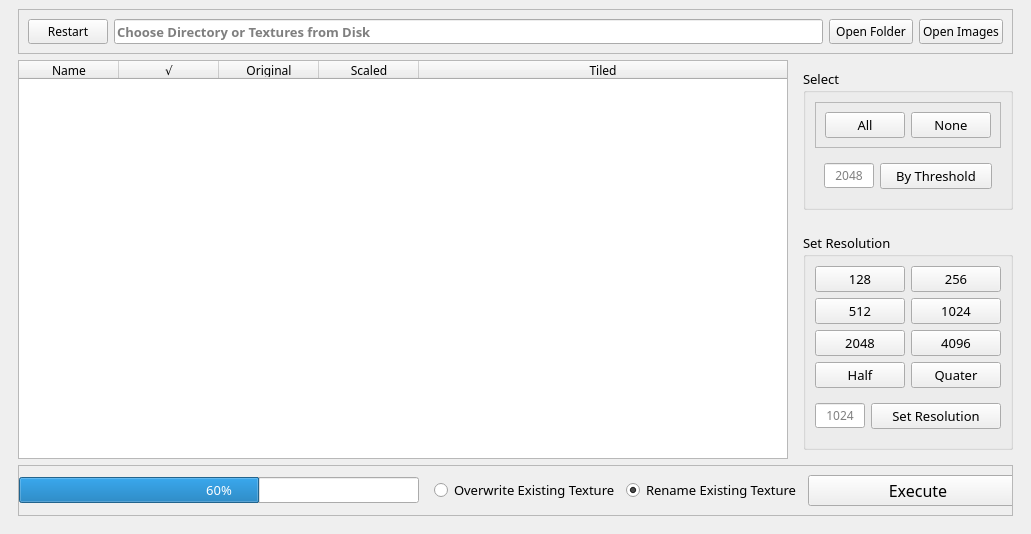
<?xml version="1.0" encoding="UTF-8"?>
<ui version="4.0">
 <class>MainWindow</class>
 <widget class="QMainWindow" name="MainWindow">
  <property name="geometry">
   <rect>
    <x>0</x>
    <y>0</y>
    <width>1031</width>
    <height>534</height>
   </rect>
  </property>
  <property name="minimumSize">
   <size>
    <width>1000</width>
    <height>0</height>
   </size>
  </property>
  <property name="font">
   <font>
    <pointsize>10</pointsize>
    <stylestrategy>PreferAntialias</stylestrategy>
   </font>
  </property>
  <property name="windowTitle">
   <string>Texture Scaler</string>
  </property>
  <property name="frameShape" stdset="0">
   <string>NoFrame</string>
  </property>
  <widget class="QWidget" name="centralwidget">
   <property name="font">
    <font>
     <family>Franklin Gothic Medium Cond</family>
     <pointsize>10</pointsize>
     <stylestrategy>PreferAntialias</stylestrategy>
    </font>
   </property>
   <layout class="QVBoxLayout" name="verticalLayout_4">
    <property name="spacing">
     <number>0</number>
    </property>
    <property name="leftMargin">
     <number>0</number>
    </property>
    <property name="topMargin">
     <number>0</number>
    </property>
    <property name="rightMargin">
     <number>0</number>
    </property>
    <property name="bottomMargin">
     <number>0</number>
    </property>
    <item>
     <widget class="QFrame" name="frame">
      <property name="font">
       <font>
        <family>Franklin Gothic Medium Cond</family>
        <pointsize>10</pointsize>
        <stylestrategy>PreferAntialias</stylestrategy>
       </font>
      </property>
      <layout class="QHBoxLayout" name="horizontalLayout_7">
       <item>
        <widget class="QFrame" name="frame_2">
         <property name="font">
          <font>
           <family>Franklin Gothic Medium Cond</family>
           <pointsize>10</pointsize>
           <stylestrategy>PreferAntialias</stylestrategy>
          </font>
         </property>
         <layout class="QVBoxLayout" name="verticalLayout">
          <property name="leftMargin">
           <number>9</number>
          </property>
          <property name="topMargin">
           <number>0</number>
          </property>
          <property name="rightMargin">
           <number>9</number>
          </property>
          <property name="bottomMargin">
           <number>9</number>
          </property>
          <item>
           <widget class="QFrame" name="frame_3">
            <property name="font">
             <font>
              <family>Franklin Gothic Medium Cond</family>
              <pointsize>9</pointsize>
              <stylestrategy>PreferAntialias</stylestrategy>
             </font>
            </property>
            <property name="frameShape">
             <enum>QFrame::StyledPanel</enum>
            </property>
            <property name="frameShadow">
             <enum>QFrame::Sunken</enum>
            </property>
            <layout class="QHBoxLayout" name="horizontalLayout_2">
             <property name="leftMargin">
              <number>9</number>
             </property>
             <property name="topMargin">
              <number>9</number>
             </property>
             <item>
              <widget class="QPushButton" name="restart_btn">
               <property name="minimumSize">
                <size>
                 <width>50</width>
                 <height>0</height>
                </size>
               </property>
               <property name="font">
                <font>
                 <family>Franklin Gothic Medium Cond</family>
                 <pointsize>9</pointsize>
                 <stylestrategy>PreferAntialias</stylestrategy>
                </font>
               </property>
               <property name="text">
                <string>Restart</string>
               </property>
               <property name="icon">
                <iconset resource="icons.qrc">
                 <normaloff>:/icon_ant/icons/ant-svg/reload 30.svg</normaloff>:/icon_ant/icons/ant-svg/reload 30.svg</iconset>
               </property>
              </widget>
             </item>
             <item>
              <widget class="QLineEdit" name="path_label">
               <property name="minimumSize">
                <size>
                 <width>0</width>
                 <height>25</height>
                </size>
               </property>
               <property name="maximumSize">
                <size>
                 <width>16777215</width>
                 <height>25</height>
                </size>
               </property>
               <property name="font">
                <font>
                 <family>Franklin Gothic Medium Cond</family>
                 <pointsize>10</pointsize>
                 <weight>75</weight>
                 <bold>true</bold>
                 <stylestrategy>PreferAntialias</stylestrategy>
                </font>
               </property>
               <property name="dragEnabled">
                <bool>true</bool>
               </property>
               <property name="readOnly">
                <bool>true</bool>
               </property>
               <property name="placeholderText">
                <string>Choose Directory or Textures from Disk</string>
               </property>
              </widget>
             </item>
             <item>
              <widget class="QPushButton" name="open_path_btn">
               <property name="minimumSize">
                <size>
                 <width>84</width>
                 <height>0</height>
                </size>
               </property>
               <property name="font">
                <font>
                 <family>Franklin Gothic Medium Cond</family>
                 <pointsize>9</pointsize>
                 <stylestrategy>PreferAntialias</stylestrategy>
                </font>
               </property>
               <property name="text">
                <string>Open Folder</string>
               </property>
               <property name="icon">
                <iconset resource="icons.qrc">
                 <normaloff>:/icon_ant/icons/ant-svg/folder-open-fill 363.svg</normaloff>:/icon_ant/icons/ant-svg/folder-open-fill 363.svg</iconset>
               </property>
               <property name="iconSize">
                <size>
                 <width>60</width>
                 <height>20</height>
                </size>
               </property>
              </widget>
             </item>
             <item>
              <widget class="QPushButton" name="open_file_btn">
               <property name="minimumSize">
                <size>
                 <width>84</width>
                 <height>0</height>
                </size>
               </property>
               <property name="font">
                <font>
                 <family>Franklin Gothic Medium Cond</family>
                 <pointsize>9</pointsize>
                 <stylestrategy>PreferAntialias</stylestrategy>
                </font>
               </property>
               <property name="text">
                <string>Open Images</string>
               </property>
               <property name="icon">
                <iconset resource="icons.qrc">
                 <normaloff>:/icon_ant/icons/ant-svg/file-copy-fill 357.svg</normaloff>:/icon_ant/icons/ant-svg/file-copy-fill 357.svg</iconset>
               </property>
               <property name="iconSize">
                <size>
                 <width>60</width>
                 <height>20</height>
                </size>
               </property>
              </widget>
             </item>
            </layout>
           </widget>
          </item>
          <item>
           <widget class="QFrame" name="frame_4">
            <property name="styleSheet">
             <string notr="true"/>
            </property>
            <layout class="QHBoxLayout" name="horizontalLayout_3">
             <property name="leftMargin">
              <number>0</number>
             </property>
             <property name="topMargin">
              <number>0</number>
             </property>
             <property name="rightMargin">
              <number>0</number>
             </property>
             <property name="bottomMargin">
              <number>0</number>
             </property>
             <item>
              <widget class="QTableWidget" name="tableWidget">
               <property name="sizePolicy">
                <sizepolicy hsizetype="Expanding" vsizetype="Expanding">
                 <horstretch>0</horstretch>
                 <verstretch>0</verstretch>
                </sizepolicy>
               </property>
               <property name="minimumSize">
                <size>
                 <width>550</width>
                 <height>0</height>
                </size>
               </property>
               <property name="maximumSize">
                <size>
                 <width>1000</width>
                 <height>16777215</height>
                </size>
               </property>
               <property name="font">
                <font>
                 <family>Franklin Gothic Medium Cond</family>
                 <pointsize>9</pointsize>
                 <stylestrategy>PreferAntialias</stylestrategy>
                 <kerning>true</kerning>
                </font>
               </property>
               <property name="styleSheet">
                <string notr="true">selection-background-color: rgb(204, 232, 255);</string>
               </property>
               <property name="editTriggers">
                <set>QAbstractItemView::NoEditTriggers</set>
               </property>
               <property name="showDropIndicator" stdset="0">
                <bool>false</bool>
               </property>
               <property name="dragEnabled">
                <bool>false</bool>
               </property>
               <property name="alternatingRowColors">
                <bool>true</bool>
               </property>
               <property name="selectionBehavior">
                <enum>QAbstractItemView::SelectRows</enum>
               </property>
               <property name="verticalScrollMode">
                <enum>QAbstractItemView::ScrollPerPixel</enum>
               </property>
               <property name="horizontalScrollMode">
                <enum>QAbstractItemView::ScrollPerPixel</enum>
               </property>
               <property name="gridStyle">
                <enum>Qt::DashLine</enum>
               </property>
               <property name="sortingEnabled">
                <bool>false</bool>
               </property>
               <property name="wordWrap">
                <bool>false</bool>
               </property>
               <attribute name="horizontalHeaderCascadingSectionResizes">
                <bool>true</bool>
               </attribute>
               <attribute name="horizontalHeaderStretchLastSection">
                <bool>true</bool>
               </attribute>
               <attribute name="verticalHeaderVisible">
                <bool>true</bool>
               </attribute>
               <attribute name="verticalHeaderCascadingSectionResizes">
                <bool>true</bool>
               </attribute>
               <column>
                <property name="text">
                 <string>Name</string>
                </property>
                <property name="font">
                 <font/>
                </property>
                <property name="textAlignment">
                 <set>AlignCenter</set>
                </property>
               </column>
               <column>
                <property name="text">
                 <string>√</string>
                </property>
                <property name="font">
                 <font/>
                </property>
                <property name="textAlignment">
                 <set>AlignCenter</set>
                </property>
               </column>
               <column>
                <property name="text">
                 <string>Original</string>
                </property>
                <property name="font">
                 <font/>
                </property>
                <property name="textAlignment">
                 <set>AlignCenter</set>
                </property>
                <property name="background">
                 <color alpha="120">
                  <red>116</red>
                  <green>151</green>
                  <blue>156</blue>
                 </color>
                </property>
               </column>
               <column>
                <property name="text">
                 <string>Scaled</string>
                </property>
                <property name="font">
                 <font/>
                </property>
                <property name="textAlignment">
                 <set>AlignCenter</set>
                </property>
               </column>
               <column>
                <property name="text">
                 <string>Tiled</string>
                </property>
                <property name="font">
                 <font/>
                </property>
                <property name="textAlignment">
                 <set>AlignCenter</set>
                </property>
               </column>
              </widget>
             </item>
             <item>
              <widget class="QFrame" name="frame_6">
               <property name="sizePolicy">
                <sizepolicy hsizetype="Fixed" vsizetype="Preferred">
                 <horstretch>0</horstretch>
                 <verstretch>0</verstretch>
                </sizepolicy>
               </property>
               <layout class="QVBoxLayout" name="verticalLayout_2">
                <property name="rightMargin">
                 <number>0</number>
                </property>
                <item>
                 <widget class="QGroupBox" name="groupBox">
                  <property name="font">
                   <font>
                    <family>Franklin Gothic Medium Cond</family>
                    <pointsize>10</pointsize>
                    <stylestrategy>PreferAntialias</stylestrategy>
                   </font>
                  </property>
                  <property name="title">
                   <string>Select</string>
                  </property>
                  <layout class="QVBoxLayout" name="verticalLayout_5">
                   <item>
                    <widget class="QFrame" name="frame_9">
                     <property name="frameShape">
                      <enum>QFrame::StyledPanel</enum>
                     </property>
                     <property name="frameShadow">
                      <enum>QFrame::Raised</enum>
                     </property>
                     <layout class="QHBoxLayout" name="horizontalLayout">
                      <item>
                       <widget class="QPushButton" name="select_all_btn">
                        <property name="font">
                         <font>
                          <family>Franklin Gothic Medium Cond</family>
                          <pointsize>10</pointsize>
                          <stylestrategy>PreferAntialias</stylestrategy>
                         </font>
                        </property>
                        <property name="text">
                         <string>All</string>
                        </property>
                       </widget>
                      </item>
                      <item>
                       <widget class="QPushButton" name="select_none_btn">
                        <property name="font">
                         <font>
                          <family>Franklin Gothic Medium Cond</family>
                          <pointsize>10</pointsize>
                          <stylestrategy>PreferAntialias</stylestrategy>
                         </font>
                        </property>
                        <property name="text">
                         <string>None</string>
                        </property>
                       </widget>
                      </item>
                     </layout>
                    </widget>
                   </item>
                   <item>
                    <widget class="QFrame" name="frame_7">
                     <property name="sizePolicy">
                      <sizepolicy hsizetype="Preferred" vsizetype="Preferred">
                       <horstretch>0</horstretch>
                       <verstretch>0</verstretch>
                      </sizepolicy>
                     </property>
                     <layout class="QHBoxLayout" name="horizontalLayout_5">
                      <item>
                       <widget class="QLineEdit" name="size_thres_entry">
                        <property name="sizePolicy">
                         <sizepolicy hsizetype="Expanding" vsizetype="Fixed">
                          <horstretch>0</horstretch>
                          <verstretch>0</verstretch>
                         </sizepolicy>
                        </property>
                        <property name="minimumSize">
                         <size>
                          <width>40</width>
                          <height>0</height>
                         </size>
                        </property>
                        <property name="maximumSize">
                         <size>
                          <width>50</width>
                          <height>16777215</height>
                         </size>
                        </property>
                        <property name="font">
                         <font>
                          <family>Franklin Gothic Medium Cond</family>
                          <pointsize>9</pointsize>
                          <stylestrategy>PreferAntialias</stylestrategy>
                         </font>
                        </property>
                        <property name="text">
                         <string/>
                        </property>
                        <property name="maxLength">
                         <number>5</number>
                        </property>
                        <property name="alignment">
                         <set>Qt::AlignCenter</set>
                        </property>
                        <property name="placeholderText">
                         <string>2048</string>
                        </property>
                        <property name="clearButtonEnabled">
                         <bool>false</bool>
                        </property>
                       </widget>
                      </item>
                      <item>
                       <widget class="QPushButton" name="set_thres_btn">
                        <property name="font">
                         <font>
                          <family>Franklin Gothic Medium Cond</family>
                          <pointsize>10</pointsize>
                          <stylestrategy>PreferAntialias</stylestrategy>
                         </font>
                        </property>
                        <property name="text">
                         <string>By Threshold</string>
                        </property>
                       </widget>
                      </item>
                     </layout>
                    </widget>
                   </item>
                  </layout>
                 </widget>
                </item>
                <item>
                 <spacer name="verticalSpacer">
                  <property name="orientation">
                   <enum>Qt::Vertical</enum>
                  </property>
                  <property name="sizeHint" stdset="0">
                   <size>
                    <width>20</width>
                    <height>40</height>
                   </size>
                  </property>
                 </spacer>
                </item>
                <item>
                 <widget class="QGroupBox" name="set_res_group">
                  <property name="font">
                   <font>
                    <family>Franklin Gothic Medium Cond</family>
                    <pointsize>10</pointsize>
                    <stylestrategy>PreferAntialias</stylestrategy>
                   </font>
                  </property>
                  <property name="title">
                   <string>Set Resolution</string>
                  </property>
                  <layout class="QVBoxLayout" name="verticalLayout_3">
                   <item>
                    <layout class="QGridLayout" name="gridLayout">
                     <item row="1" column="0">
                      <widget class="QPushButton" name="res_512_btn">
                       <property name="font">
                        <font>
                         <family>Franklin Gothic Medium Cond</family>
                         <pointsize>10</pointsize>
                         <stylestrategy>PreferAntialias</stylestrategy>
                        </font>
                       </property>
                       <property name="text">
                        <string>512</string>
                       </property>
                      </widget>
                     </item>
                     <item row="1" column="1">
                      <widget class="QPushButton" name="res_1024_btn">
                       <property name="font">
                        <font>
                         <family>Franklin Gothic Medium Cond</family>
                         <pointsize>10</pointsize>
                         <stylestrategy>PreferAntialias</stylestrategy>
                        </font>
                       </property>
                       <property name="text">
                        <string>1024</string>
                       </property>
                      </widget>
                     </item>
                     <item row="3" column="1">
                      <widget class="QPushButton" name="res_quater_btn">
                       <property name="font">
                        <font>
                         <family>Franklin Gothic Medium Cond</family>
                         <pointsize>10</pointsize>
                         <stylestrategy>PreferAntialias</stylestrategy>
                        </font>
                       </property>
                       <property name="text">
                        <string>Quater</string>
                       </property>
                      </widget>
                     </item>
                     <item row="2" column="0">
                      <widget class="QPushButton" name="res_2048_btn">
                       <property name="font">
                        <font>
                         <family>Franklin Gothic Medium Cond</family>
                         <pointsize>10</pointsize>
                         <stylestrategy>PreferAntialias</stylestrategy>
                        </font>
                       </property>
                       <property name="text">
                        <string>2048</string>
                       </property>
                      </widget>
                     </item>
                     <item row="2" column="1">
                      <widget class="QPushButton" name="res_4096_btn">
                       <property name="font">
                        <font>
                         <family>Franklin Gothic Medium Cond</family>
                         <pointsize>10</pointsize>
                         <stylestrategy>PreferAntialias</stylestrategy>
                        </font>
                       </property>
                       <property name="text">
                        <string>4096</string>
                       </property>
                      </widget>
                     </item>
                     <item row="3" column="0">
                      <widget class="QPushButton" name="res_half_btn">
                       <property name="font">
                        <font>
                         <family>Franklin Gothic Medium Cond</family>
                         <pointsize>10</pointsize>
                         <stylestrategy>PreferAntialias</stylestrategy>
                        </font>
                       </property>
                       <property name="text">
                        <string>Half</string>
                       </property>
                      </widget>
                     </item>
                     <item row="0" column="0">
                      <widget class="QPushButton" name="res_128_btn">
                       <property name="font">
                        <font>
                         <family>Franklin Gothic Medium Cond</family>
                         <pointsize>10</pointsize>
                         <stylestrategy>PreferAntialias</stylestrategy>
                        </font>
                       </property>
                       <property name="text">
                        <string>128</string>
                       </property>
                      </widget>
                     </item>
                     <item row="0" column="1">
                      <widget class="QPushButton" name="res_256_btn">
                       <property name="font">
                        <font>
                         <family>Franklin Gothic Medium Cond</family>
                         <pointsize>10</pointsize>
                         <stylestrategy>PreferAntialias</stylestrategy>
                        </font>
                       </property>
                       <property name="text">
                        <string>256</string>
                       </property>
                      </widget>
                     </item>
                    </layout>
                   </item>
                   <item>
                    <widget class="QFrame" name="frame_8">
                     <property name="sizePolicy">
                      <sizepolicy hsizetype="Preferred" vsizetype="Maximum">
                       <horstretch>0</horstretch>
                       <verstretch>0</verstretch>
                      </sizepolicy>
                     </property>
                     <layout class="QHBoxLayout" name="horizontalLayout_6">
                      <property name="leftMargin">
                       <number>0</number>
                      </property>
                      <property name="rightMargin">
                       <number>0</number>
                      </property>
                      <item>
                       <widget class="QLineEdit" name="size_res_entry">
                        <property name="sizePolicy">
                         <sizepolicy hsizetype="Fixed" vsizetype="Fixed">
                          <horstretch>0</horstretch>
                          <verstretch>0</verstretch>
                         </sizepolicy>
                        </property>
                        <property name="minimumSize">
                         <size>
                          <width>40</width>
                          <height>0</height>
                         </size>
                        </property>
                        <property name="maximumSize">
                         <size>
                          <width>50</width>
                          <height>16777215</height>
                         </size>
                        </property>
                        <property name="font">
                         <font>
                          <family>Franklin Gothic Medium Cond</family>
                          <pointsize>9</pointsize>
                          <stylestrategy>PreferAntialias</stylestrategy>
                         </font>
                        </property>
                        <property name="maxLength">
                         <number>5</number>
                        </property>
                        <property name="alignment">
                         <set>Qt::AlignCenter</set>
                        </property>
                        <property name="placeholderText">
                         <string>1024</string>
                        </property>
                        <property name="clearButtonEnabled">
                         <bool>false</bool>
                        </property>
                       </widget>
                      </item>
                      <item>
                       <widget class="QPushButton" name="set_res_btn">
                        <property name="font">
                         <font>
                          <family>Franklin Gothic Medium Cond</family>
                          <pointsize>10</pointsize>
                          <stylestrategy>PreferAntialias</stylestrategy>
                         </font>
                        </property>
                        <property name="text">
                         <string>Set Resolution</string>
                        </property>
                       </widget>
                      </item>
                     </layout>
                    </widget>
                   </item>
                  </layout>
                 </widget>
                </item>
               </layout>
              </widget>
             </item>
            </layout>
           </widget>
          </item>
          <item>
           <widget class="QFrame" name="frame_5">
            <property name="autoFillBackground">
             <bool>true</bool>
            </property>
            <property name="frameShape">
             <enum>QFrame::StyledPanel</enum>
            </property>
            <property name="frameShadow">
             <enum>QFrame::Sunken</enum>
            </property>
            <layout class="QHBoxLayout" name="horizontalLayout_4">
             <property name="leftMargin">
              <number>0</number>
             </property>
             <property name="topMargin">
              <number>0</number>
             </property>
             <property name="rightMargin">
              <number>0</number>
             </property>
             <property name="bottomMargin">
              <number>0</number>
             </property>
             <item>
              <spacer name="horizontalSpacer_2">
               <property name="orientation">
                <enum>Qt::Horizontal</enum>
               </property>
               <property name="sizeHint" stdset="0">
                <size>
                 <width>40</width>
                 <height>20</height>
                </size>
               </property>
              </spacer>
             </item>
             <item>
              <widget class="QProgressBar" name="progressBar">
               <property name="minimumSize">
                <size>
                 <width>400</width>
                 <height>0</height>
                </size>
               </property>
               <property name="font">
                <font>
                 <family>Franklin Gothic Medium Cond</family>
                 <pointsize>10</pointsize>
                 <stylestrategy>PreferAntialias</stylestrategy>
                </font>
               </property>
               <property name="value">
                <number>60</number>
               </property>
               <property name="alignment">
                <set>Qt::AlignCenter</set>
               </property>
               <property name="textVisible">
                <bool>true</bool>
               </property>
              </widget>
             </item>
             <item>
              <spacer name="horizontalSpacer">
               <property name="orientation">
                <enum>Qt::Horizontal</enum>
               </property>
               <property name="sizeType">
                <enum>QSizePolicy::Expanding</enum>
               </property>
               <property name="sizeHint" stdset="0">
                <size>
                 <width>0</width>
                 <height>0</height>
                </size>
               </property>
              </spacer>
             </item>
             <item>
              <widget class="QFrame" name="frame_10">
               <property name="frameShape">
                <enum>QFrame::NoFrame</enum>
               </property>
               <property name="frameShadow">
                <enum>QFrame::Plain</enum>
               </property>
               <layout class="QHBoxLayout" name="horizontalLayout_8">
                <item>
                 <widget class="QRadioButton" name="overwrite_btn">
                  <property name="font">
                   <font>
                    <family>Franklin Gothic Medium Cond</family>
                    <pointsize>10</pointsize>
                    <stylestrategy>PreferAntialias</stylestrategy>
                   </font>
                  </property>
                  <property name="text">
                   <string>Overwrite Existing Texture</string>
                  </property>
                 </widget>
                </item>
                <item>
                 <widget class="QRadioButton" name="rename_old_btn">
                  <property name="font">
                   <font>
                    <family>Franklin Gothic Medium Cond</family>
                    <pointsize>10</pointsize>
                    <stylestrategy>PreferAntialias</stylestrategy>
                   </font>
                  </property>
                  <property name="text">
                   <string>Rename Existing Texture</string>
                  </property>
                  <property name="checked">
                   <bool>true</bool>
                  </property>
                 </widget>
                </item>
                <item>
                 <widget class="QPushButton" name="execute_btn">
                  <property name="minimumSize">
                   <size>
                    <width>220</width>
                    <height>0</height>
                   </size>
                  </property>
                  <property name="font">
                   <font>
                    <family>Franklin Gothic Medium Cond</family>
                    <pointsize>12</pointsize>
                    <stylestrategy>PreferAntialias</stylestrategy>
                   </font>
                  </property>
                  <property name="text">
                   <string>Execute</string>
                  </property>
                  <property name="icon">
                   <iconset resource="icons.qrc">
                    <normaloff>:/icon_ant/icons/ant-svg/shrink 213.svg</normaloff>:/icon_ant/icons/ant-svg/shrink 213.svg</iconset>
                  </property>
                  <property name="iconSize">
                   <size>
                    <width>60</width>
                    <height>20</height>
                   </size>
                  </property>
                 </widget>
                </item>
               </layout>
              </widget>
             </item>
            </layout>
           </widget>
          </item>
         </layout>
        </widget>
       </item>
      </layout>
     </widget>
    </item>
   </layout>
  </widget>
 </widget>
 <tabstops>
  <tabstop>open_path_btn</tabstop>
  <tabstop>open_file_btn</tabstop>
  <tabstop>select_all_btn</tabstop>
  <tabstop>select_none_btn</tabstop>
  <tabstop>size_thres_entry</tabstop>
  <tabstop>set_thres_btn</tabstop>
  <tabstop>size_res_entry</tabstop>
  <tabstop>set_res_btn</tabstop>
  <tabstop>overwrite_btn</tabstop>
  <tabstop>rename_old_btn</tabstop>
  <tabstop>execute_btn</tabstop>
  <tabstop>res_128_btn</tabstop>
  <tabstop>res_256_btn</tabstop>
  <tabstop>res_512_btn</tabstop>
  <tabstop>res_1024_btn</tabstop>
  <tabstop>res_2048_btn</tabstop>
  <tabstop>res_4096_btn</tabstop>
  <tabstop>res_half_btn</tabstop>
  <tabstop>res_quater_btn</tabstop>
  <tabstop>path_label</tabstop>
  <tabstop>restart_btn</tabstop>
  <tabstop>tableWidget</tabstop>
 </tabstops>
 <resources>
  <include location="icons.qrc"/>
 </resources>
 <connections/>
</ui>
